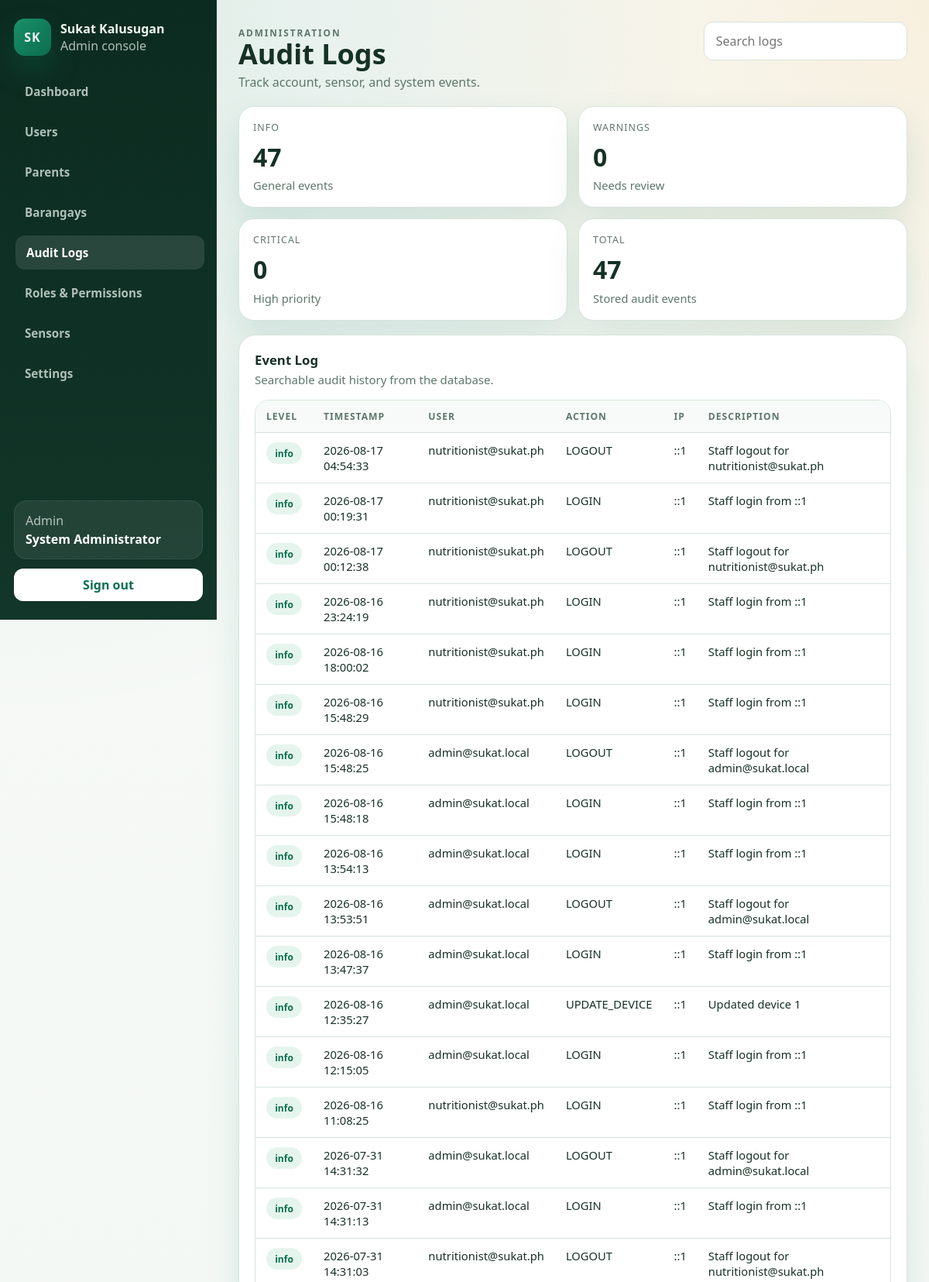
/admin/audit_logs.php (signed in, upper part), run on the app's committed database.
### tables this page shows
CREATE TABLE `audit_logs` (
  `id` int(10) UNSIGNED NOT NULL,
  `user_id` int(10) UNSIGNED DEFAULT NULL,
  `action` varchar(150) NOT NULL,
  `level` enum('info','warning','danger') NOT NULL DEFAULT 'info',
  `description` text DEFAULT NULL,
  `ip_address` varchar(45) DEFAULT NULL,
  `created_at` timestamp NOT NULL DEFAULT current_timestamp()
);

### public_html/admin/audit_logs.php (the view, shortened to what this page needs)
<?php
require_once __DIR__ . '/../includes/admin_helpers.php';
$levelCounts = [
    'info' => admin_scalar("SELECT COUNT(*) FROM audit_logs WHERE level = 'info'"),
    'warning' => admin_scalar("SELECT COUNT(*) FROM audit_logs WHERE level = 'warning'"),
    'danger' => admin_scalar("SELECT COUNT(*) FROM audit_logs WHERE level = 'danger'"),
];
$logs = admin_fetch_all(
    'SELECT a.id, a.action, a.level, a.description, a.ip_address, a.created_at, COALESCE(u.email, "System") AS actor
     FROM audit_logs a
     LEFT JOIN users u ON u.id = a.user_id
     ORDER BY a.created_at DESC, a.id DESC'
);
$actions = '<input class="admin-search" type="search" placeholder="Search logs" data-admin-filter="#audit-table">';
?>
<section class="admin-grid-cards">
    <article class="admin-card">
        <div class="admin-stat-label">Info</div>
        <div class="admin-stat-value"><?php echo (int)$levelCounts['info']; ?></div>
        <div class="admin-stat-note">General events</div>
    </article>
    <article class="admin-card">
        <div class="admin-stat-label">Warnings</div>
        <div class="admin-stat-value"><?php echo (int)$levelCounts['warning']; ?></div>
        <div class="admin-stat-note">Needs review</div>
    </article>
    <article class="admin-card">
        <div class="admin-stat-label">Critical</div>
        <div class="admin-stat-value"><?php echo (int)$levelCounts['danger']; ?></div>
        <div class="admin-stat-note">High priority</div>
    </article>
    <article class="admin-card">
        <div class="admin-stat-label">Total</div>
        <div class="admin-stat-value"><?php echo count($logs); ?></div>
        <div class="admin-stat-note">Stored audit events</div>
    </article>
</section>
<section class="admin-section">
    <div class="admin-section-head">
        <div>
            <h2 class="admin-section-title">Event Log</h2>
            <p class="admin-section-subtitle">Searchable audit history from the database.</p>
        </div>
    </div>
    <div class="admin-table-wrap">
        <table class="admin-table" id="audit-table">
            <thead>
                <tr>
                    <th>Level</th>
                    <th>Timestamp</th>
                    <th>User</th>
                    <th>Action</th>
                    <th>IP</th>
                    <th>Description</th>
                </tr>
            </thead>
            <tbody>
                <?php foreach ($logs as $log): ?>
                    <?php
                    $pillClass = $log['level'] === 'danger' ? 'is-danger' : ($log['level'] === 'warning' ? 'is-warn' : 'is-success');
                    ?>
                    <tr data-filter-text="<?php echo admin_e(strtolower($log['actor'] . ' ' . $log['action'] . ' ' . ($log['description'] ?? ''))); ?>">
                        <td><span class="admin-pill <?php echo $pillClass; ?>"><?php echo admin_e($log['level']); ?></span></td>
                        <td><?php echo admin_e((string)$log['created_at']); ?></td>
                        <td><?php echo admin_e($log['actor']); ?></td>
                        <td><?php echo admin_e($log['action']); ?></td>
                        <td><?php echo admin_e((string)($log['ip_address'] ?? 'n/a')); ?></td>
                        <td><?php echo admin_e($log['description'] ?? ''); ?></td>
                    </tr>
                <?php endforeach; ?>
            </tbody>
        </table>
    </div>
</section>

### public_html/assets/css/app.css (style rules this page uses)
:root { --bg: #f4f7f5; --surface: #ffffff; --surface-alt: #edf7f1; --border: #d8e4dd; --text: #173126; --muted: #5f766c; --primary: #0b6e4f; --primary-strong: #07513a; --accent: #f2a93b; --error: #c93b3b; --shadow: 0 30px 80px rgba(11, 110, 79, 0.12); --radius-xl: 32px; --radius-lg: 22px; --radius-md: 14px; --radius-sm: 10px; --font-display: "Trebuchet MS", "Segoe UI", sans-serif; --font-body: "Segoe UI", "Helvetica Neue", Arial, sans-serif; }
* { box-sizing: border-box; }
html, body { margin: 0; min-height: 100%; }
body { font-family: var(--font-body); color: var(--text); background: radial-gradient( circle at top left, rgba(11, 110, 79, 0.16), transparent 34% ), radial-gradient( circle at right 20%, rgba(242, 169, 59, 0.16), transparent 28% ), linear-gradient(180deg, #f7faf8 0%, var(--bg) 100%); }
button, input, textarea, select { font: inherit; }

### public_html/assets/css/admin.css (style rules this page uses)
:root { --admin-bg: #eef4f0; --admin-surface: #ffffff; --admin-surface-alt: #f7faf8; --admin-border: #d7e4dc; --admin-text: #163126; --admin-muted: #5e776c; --admin-primary: #0b6e4f; --admin-primary-soft: #dff1ea; --admin-accent: #f2a93b; --admin-danger: #c93b3b; --admin-shadow: 0 20px 45px rgba(11, 110, 79, 0.12); }
.admin-page { background: radial-gradient(circle at top left, rgba(11, 110, 79, 0.12), transparent 24%), radial-gradient(circle at right top, rgba(242, 169, 59, 0.14), transparent 20%), linear-gradient(180deg, #f8fbf9 0%, var(--admin-bg) 100%); }
.admin-grid-cards { display: grid; grid-template-columns: repeat(4, minmax(0, 1fr)); gap: 14px; }
.admin-card { background: var(--admin-surface); border: 1px solid var(--admin-border); border-radius: 20px; padding: 18px; box-shadow: var(--admin-shadow); }
.admin-stat-label { font-size: 0.78rem; text-transform: uppercase; letter-spacing: 0.08em; color: var(--admin-muted); }
.admin-stat-value { margin-top: 0.5rem; font-size: 2rem; font-weight: 800; color: var(--admin-text); }
.admin-stat-note { margin-top: 0.35rem; color: var(--admin-muted); font-size: 0.92rem; }
.admin-section { background: var(--admin-surface); border: 1px solid var(--admin-border); border-radius: 22px; padding: 20px; box-shadow: var(--admin-shadow); }
.admin-section-head { display: flex; align-items: center; justify-content: space-between; gap: 12px; margin-bottom: 16px; }
.admin-section-title { margin: 0; color: var(--admin-text); font-size: 1.05rem; }
.admin-section-subtitle { margin: 0.25rem 0 0; color: var(--admin-muted); font-size: 0.94rem; }
.admin-table-wrap { overflow: auto; border: 1px solid var(--admin-border); border-radius: 18px; }
.admin-table { width: 100%; border-collapse: collapse; background: #fff; }
.admin-table thead { background: var(--admin-surface-alt); }
.admin-table th, .admin-table td { padding: 12px 14px; border-bottom: 1px solid var(--admin-border); text-align: left; vertical-align: top; font-size: 0.92rem; }
.admin-table th { color: var(--admin-muted); font-size: 0.76rem; letter-spacing: 0.08em; text-transform: uppercase; }
.admin-pill { display: inline-flex; align-items: center; gap: 6px; padding: 0.35rem 0.7rem; border-radius: 999px; font-size: 0.75rem; font-weight: 700; }
.admin-pill.is-success { background: #e5f5ee; color: var(--admin-primary); }
.admin-search { flex: 1 1 260px; border: 1px solid var(--admin-border); border-radius: 12px; padding: 0.82rem 0.95rem; background: #fff; }
@media (max-width: 1200px) { .admin-grid-cards, .admin-grid-3, .admin-grid-6 { grid-template-columns: repeat(2, minmax(0, 1fr)); } }

### data on the page
audit_logs: level "info", created_at "2026-08-17 04:54:33", actor "nutritionist@sukat.ph", action "LOGOUT", ip_address "::1", description "Staff logout for nutritionist@sukat.ph"
audit_logs: level "info", created_at "2026-08-17 00:19:31", actor "nutritionist@sukat.ph", action "LOGIN", ip_address "::1", description "Staff login from ::1"
audit_logs: level "info", created_at "2026-08-17 00:12:38", actor "nutritionist@sukat.ph", action "LOGOUT", ip_address "::1", description "Staff logout for nutritionist@sukat.ph"
audit_logs: level "info", created_at "2026-08-16 23:24:19", actor "nutritionist@sukat.ph", action "LOGIN", ip_address "::1", description "Staff login from ::1"
audit_logs: level "info", created_at "2026-08-16 18:00:02", actor "nutritionist@sukat.ph", action "LOGIN", ip_address "::1", description "Staff login from ::1"
audit_logs: level "info", created_at "2026-08-16 15:48:29", actor "nutritionist@sukat.ph", action "LOGIN", ip_address "::1", description "Staff login from ::1"
audit_logs: level "info", created_at "2026-08-16 15:48:25", actor "admin@sukat.local", action "LOGOUT", ip_address "::1", description "Staff logout for admin@sukat.local"
audit_logs: level "info", created_at "2026-08-16 15:48:18", actor "admin@sukat.local", action "LOGIN", ip_address "::1", description "Staff login from ::1"
audit_logs: level "info", created_at "2026-08-16 13:54:13", actor "admin@sukat.local", action "LOGIN", ip_address "::1", description "Staff login from ::1"
audit_logs: level "info", created_at "2026-08-16 13:53:51", actor "admin@sukat.local", action "LOGOUT", ip_address "::1", description "Staff logout for admin@sukat.local"
audit_logs: level "info", created_at "2026-08-16 13:47:37", actor "admin@sukat.local", action "LOGIN", ip_address "::1", description "Staff login from ::1"
audit_logs: level "info", created_at "2026-08-16 12:35:27", actor "admin@sukat.local", action "UPDATE_DEVICE", ip_address "::1", description "Updated device 1"
audit_logs: level "info", created_at "2026-08-16 12:15:05", actor "admin@sukat.local", action "LOGIN", ip_address "::1", description "Staff login from ::1"
audit_logs: level "info", created_at "2026-08-16 11:08:25", actor "nutritionist@sukat.ph", action "LOGIN", ip_address "::1", description "Staff login from ::1"
audit_logs: level "info", created_at "2026-07-31 14:31:32", actor "admin@sukat.local", action "LOGOUT", ip_address "::1", description "Staff logout for admin@sukat.local"
audit_logs: level "info", created_at "2026-07-31 14:31:13", actor "admin@sukat.local", action "LOGIN", ip_address "::1", description "Staff login from ::1"
audit_logs: level "info", created_at "2026-07-31 14:31:03", actor "nutritionist@sukat.ph", action "LOGOUT", ip_address "::1", description "Staff logout for nutritionist@sukat.ph"

### other printed values
admin_e($item['label']) "Dashboard"
admin_e($item['label']) "Users"
admin_e($item['label']) "Parents"
admin_e($item['label']) "Barangays"
admin_e($item['label']) "Audit Logs"
admin_e($item['label']) "Roles & Permissions"
admin_e($item['label']) "Sensors"
admin_e($item['label']) "Settings"
admin_e(ucfirst($userRole)) "Admin"
admin_e($userName) "System Administrator"
admin_e($title) "Audit Logs"
admin_e($subtitle) "Track account, sensor, and system events."
$levelCounts['info'] "47"
$levelCounts['warning'] "0"
$levelCounts['danger'] "0"
